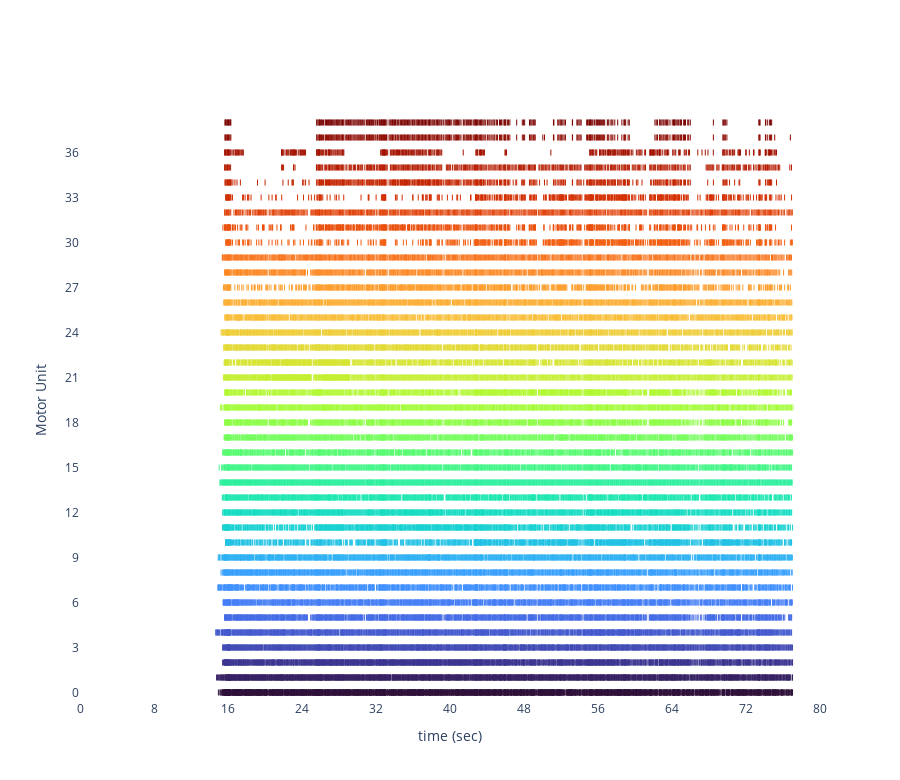

Notebook code cell kept with this figure:
### Code cell
emg.spikeTrain_plot(spike_width=0.01, spike_height=0.4, color_plot=True, colormap='turbo', minScore_toPlot=0.93)

### Figure 1 — Plotly figure (JSON) as saved in the notebook; plotly's stock layout.template omitted (floating-point values rounded to 4 significant figures; data arrays with more than 128 entries replaced by an {"elided": "..."} marker saying what was removed)
{"data": [{"line": {"color": "rgb(48,18,59)", "width": 1}, "mode": "lines", "showlegend": false, "type": "scatter", "x": {"elided": "7062 int values"}, "y": {"elided": "7062 float values"}}, {"line": {"color": "rgb(55,35,101)", "width": 1}, "mode": "lines", "showlegend": false, "type": "scatter", "x": {"elided": "4737 int values"}, "y": {"elided": "4737 float values"}}, {"line": {"color": "rgb(61,55,145)", "width": 1}, "mode": "lines", "showlegend": false, "type": "scatter", "x": {"elided": "4374 int values"}, "y": {"elided": "4374 float values"}}, {"line": {"color": "rgb(66,75,181)", "width": 1}, "mode": "lines", "showlegend": false, "type": "scatter", "x": {"elided": "3693 int values"}, "y": {"elided": "3693 float values"}}, {"line": {"color": "rgb(69,91,206)", "width": 1}, "mode": "lines", "showlegend": false, "type": "scatter", "x": {"elided": "3576 int values"}, "y": {"elided": "3576 float values"}}, {"line": {"color": "rgb(70,109,230)", "width": 1}, "mode": "lines", "showlegend": false, "type": "scatter", "x": {"elided": "3492 int values"}, "y": {"elided": "3492 float values"}}, {"line": {"color": "rgb(70,127,246)", "width": 1}, "mode": "lines", "showlegend": false, "type": "scatter", "x": {"elided": "3348 int values"}, "y": {"elided": "3348 float values"}}, {"line": {"color": "rgb(66,145,254)", "width": 1}, "mode": "lines", "showlegend": false, "type": "scatter", "x": {"elided": "3186 int values"}, "y": {"elided": "3186 float values"}}, {"line": {"color": "rgb(59,160,252)", "width": 1}, "mode": "lines", "showlegend": false, "type": "scatter", "x": {"elided": "3168 int values"}, "y": {"elided": "3168 float values"}}, {"line": {"color": "rgb(47,177,243)", "width": 1}, "mode": "lines", "showlegend": false, "type": "scatter", "x": {"elided": "3090 int values"}, "y": {"elided": "3090 float values"}}, {"line": {"color": "rgb(35,194,228)", "width": 1}, "mode": "lines", "showlegend": false, "type": "scatter", "x": {"elided": "3060 int values"}, "y": {"elided": "3060 float values"}}, {"line": {"color": "rgb(26,209,210)", "width": 1}, "mode": "lines", "showlegend": false, "type": "scatter", "x": {"elided": "3009 int values"}, "y": {"elided": "3009 float values"}}, {"line": {"color": "rgb(23,220,194)", "width": 1}, "mode": "lines", "showlegend": false, "type": "scatter", "x": {"elided": "2979 int values"}, "y": {"elided": "2979 float values"}}, {"line": {"color": "rgb(29,231,177)", "width": 1}, "mode": "lines", "showlegend": false, "type": "scatter", "x": {"elided": "2760 int values"}, "y": {"elided": "2760 float values"}}, {"line": {"color": "rgb(44,239,157)", "width": 1}, "mode": "lines", "showlegend": false, "type": "scatter", "x": {"elided": "2733 int values"}, "y": {"elided": "2733 float values"}}, {"line": {"color": "rgb(66,246,135)", "width": 1}, "mode": "lines", "showlegend": false, "type": "scatter", "x": {"elided": "2706 int values"}, "y": {"elided": "2706 float values"}}, {"line": {"color": "rgb(89,251,114)", "width": 1}, "mode": "lines", "showlegend": false, "type": "scatter", "x": {"elided": "2703 int values"}, "y": {"elided": "2703 float values"}}, {"line": {"color": "rgb(116,254,92)", "width": 1}, "mode": "lines", "showlegend": false, "type": "scatter", "x": {"elided": "2691 int values"}, "y": {"elided": "2691 float values"}}, {"line": {"color": "rgb(142,254,72)", "width": 1}, "mode": "lines", "showlegend": false, "type": "scatter", "x": {"elided": "2655 int values"}, "y": {"elided": "2655 float values"}}, {"line": {"color": "rgb(164,252,59)", "width": 1}, "mode": "lines", "showlegend": false, "type": "scatter", "x": {"elided": "2646 int values"}, "y": {"elided": "2646 float values"}}, {"line": {"color": "rgb(179,248,53)", "width": 1}, "mode": "lines", "showlegend": false, "type": "scatter", "x": {"elided": "2628 int values"}, "y": {"elided": "2628 float values"}}, {"line": {"color": "rgb(197,239,51)", "width": 1}, "mode": "lines", "showlegend": false, "type": "scatter", "x": {"elided": "2607 int values"}, "y": {"elided": "2607 float values"}}, {"line": {"color": "rgb(214,229,53)", "width": 1}, "mode": "lines", "showlegend": false, "type": "scatter", "x": {"elided": "2589 int values"}, "y": {"elided": "2589 float values"}}, {"line": {"color": "rgb(227,218,55)", "width": 1}, "mode": "lines", "showlegend": false, "type": "scatter", "x": {"elided": "2526 int values"}, "y": {"elided": "2526 float values"}}, {"line": {"color": "rgb(239,205,57)", "width": 1}, "mode": "lines", "showlegend": false, "type": "scatter", "x": {"elided": "2487 int values"}, "y": {"elided": "2487 float values"}}, {"line": {"color": "rgb(248,190,57)", "width": 1}, "mode": "lines", "showlegend": false, "type": "scatter", "x": {"elided": "2478 int values"}, "y": {"elided": "2478 float values"}}, {"line": {"color": "rgb(252,174,52)", "width": 1}, "mode": "lines", "showlegend": false, "type": "scatter", "x": {"elided": "2403 int values"}, "y": {"elided": "2403 float values"}}, {"line": {"color": "rgb(254,158,46)", "width": 1}, "mode": "lines", "showlegend": false, "type": "scatter", "x": {"elided": "2127 int values"}, "y": {"elided": "2127 float values"}}, {"line": {"color": "rgb(252,137,38)", "width": 1}, "mode": "lines", "showlegend": false, "type": "scatter", "x": {"elided": "2040 int values"}, "y": {"elided": "2040 float values"}}, {"line": {"color": "rgb(248,116,28)", "width": 1}, "mode": "lines", "showlegend": false, "type": "scatter", "x": {"elided": "1974 int values"}, "y": {"elided": "1974 float values"}}, {"line": {"color": "rgb(242,96,20)", "width": 1}, "mode": "lines", "showlegend": false, "type": "scatter", "x": {"elided": "1815 int values"}, "y": {"elided": "1815 float values"}}, {"line": {"color": "rgb(234,80,13)", "width": 1}, "mode": "lines", "showlegend": false, "type": "scatter", "x": {"elided": "1710 int values"}, "y": {"elided": "1710 float values"}}, {"line": {"color": "rgb(224,64,8)", "width": 1}, "mode": "lines", "showlegend": false, "type": "scatter", "x": {"elided": "1707 int values"}, "y": {"elided": "1707 float values"}}, {"line": {"color": "rgb(212,50,5)", "width": 1}, "mode": "lines", "showlegend": false, "type": "scatter", "x": {"elided": "1437 int values"}, "y": {"elided": "1437 float values"}}, {"line": {"color": "rgb(197,38,2)", "width": 1}, "mode": "lines", "showlegend": false, "type": "scatter", "x": {"elided": "1350 int values"}, "y": {"elided": "1350 float values"}}, {"line": {"color": "rgb(182,28,1)", "width": 1}, "mode": "lines", "showlegend": false, "type": "scatter", "x": {"elided": "1296 int values"}, "y": {"elided": "1296 float values"}}, {"line": {"color": "rgb(163,18,1)", "width": 1}, "mode": "lines", "showlegend": false, "type": "scatter", "x": {"elided": "1002 int values"}, "y": {"elided": "1002 float values"}}, {"line": {"color": "rgb(142,10,1)", "width": 1}, "mode": "lines", "showlegend": false, "type": "scatter", "x": {"elided": "984 int values"}, "y": {"elided": "984 float values"}}, {"line": {"color": "rgb(122,4,2)", "width": 1}, "mode": "lines", "showlegend": false, "type": "scatter", "x": {"elided": "975 int values"}, "y": {"elided": "975 float values"}}], "layout": {"height": 780, "plot_bgcolor": "white", "showlegend": false, "xaxis": {"range": [0, 165204], "ticktext": [0, 8, 16, 24, 32, 40, 48, 56, 64, 72, 80], "tickvals": [0, 16520, 33040, 49560, 66080, 82600, 99120, 115640, 132160, 148680, 165200], "title": {"text": "time (sec)"}}, "yaxis": {"range": [-0.5, 39.5], "ticktext": ["0", "3", "6", "9", "12", "15", "18", "21", "24", "27", "30", "33", "36"], "tickvals": [0, 3, 6, 9, 12, 15, 18, 21, 24, 27, 30, 33, 36], "title": {"text": "Motor Unit"}}}}
